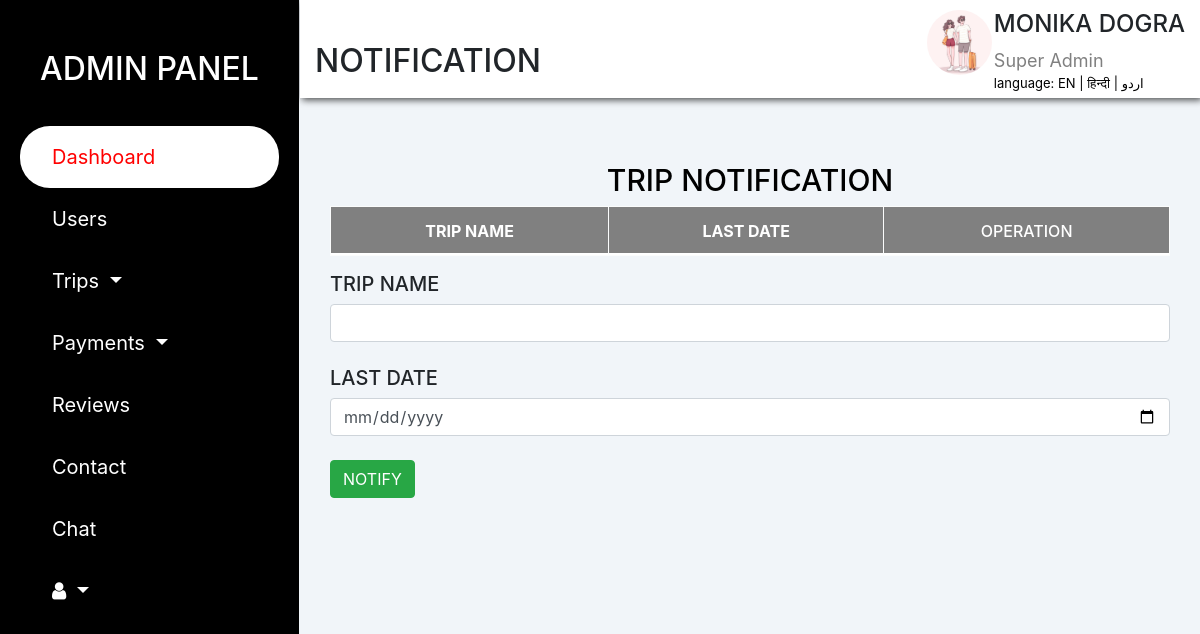
Page /weekend/explore/notification.php (signed in) on the committed database.
### tables this page shows
CREATE TABLE `user_tbl` (
  `u_id` smallint(8) UNSIGNED NOT NULL,
  `f_name` varchar(20) DEFAULT NULL,
  `l_name` varchar(20) DEFAULT NULL,
  `email` varchar(40) NOT NULL,
  `pswd` varchar(40) DEFAULT NULL,
  `status` tinyint(1) NOT NULL DEFAULT 0,
  `gender` char(6) NOT NULL DEFAULT 'Gender',
  `phone_no` char(10) NOT NULL,
  `alt_phone_no` char(10) NOT NULL,
  `zipcode` char(6) NOT NULL,
  `city` varchar(80) NOT NULL,
  `state` varchar(30) NOT NULL,
  `profile_pic` varchar(50) NOT NULL DEFAULT 'default.svg',
  `online` tinyint(1) NOT NULL DEFAULT 0,
  `reg_date` date NOT NULL DEFAULT current_timestamp()
);

### weekend/explore/new.php (called while the page is built, shortened)
<?php
 if (isset($_GET['lang'])) {
     $set_lang=$_GET['lang'];
  }else{
    $set_lang='en';
  }
  $lang=array();
if ($set_lang=='en') {
   $lang['lang']='Language';
  $lang['admin']='ADMIN PANEL';
  $lang['dash']='DASHBOARD';
  $lang['user']='USERS';
  $lang['trip']='Trips';
  $lang['pays']='Payments';
  $lang['s_dash']='Dashboard';
  $lang['rev']='Reviews';
  $lang['cont']='Contact';
  $lang['cht']='Chat';
  $lang['s_dash']='Dashboard';
  $lang['tang']='Users';
  $lang['trips']='Trips';
  $lang['confirm']='Confirmed trips';
  $lang['name']='MONIKA DOGRA';
  $lang['super']='Super Admin';
  $lang['traf']='Traffic';
  $lang['recent']='NEW TRIPS';
  $lang['t_title']='Trips Title';
  $lang['dat']='Date';
  $lang['status']='Status';
  $lang['see']='See All';
  $lang['new']='NEW USERS';
  $lang['mem']='Members';
  $lang['nam']='Name';
  $lang['acc_v']='Date';
  $lang['det']='Details';
  $lang['int']='Interest';
  $lang ['users_d']='USERS DETAILS';
  $lang ['email']='Email';
  $lang ['gen']='Gender';
  $lang ['phone']='Phone no.';
  $lang ['alt']='Alt P_no.';
  $lang ['add']='Address';
  $lang ['zip']='Zipcode';
  $lang ['verf']='Verification';
  $lang ['del']='delete';
  $lang['trans']='TRANSACTIONS';
   $lang ['trans_d']='TRANSACTION DETAILS';
   $lang['trip_n']='Trip name';
   $lang['fee']='Fee';
   $lang['p_memb']='Paid member';
   $lang['opera']='Operation';
   $lang['see_m']='see more';
   $lang['trip_d']='TRIPS DETAILS';
   $lang ['sch']='SCHEDULE';
   $lang ['vid']='VIDEO';
   $lang ['detl']='DETAILS';
   $lang ['vaish']='VAISHNO DEVI';
   $lang ['pick']='Pickup Address';
   $lang ['arr_t']='Arrival Time';
   $lang ['fr']='From';
   $lang ['to']='To';
   $lang ['dest']='Destination';
   $lang ['fe_per']='Fee/Person';
   $lang ['stay']='Stay';
   $lang ['pos']='Post on';
   $lang ['note']='Note';
   $lang ['up']='UPDATE';
}

### weekend/explore/php/code.php (called while the page is built, shortened)
<?php
abstract class clsConnection
{
    public function __construct()
    {
        $dbHost="localhost";
        $dbName="explore";
        $dbUser="root";
        $dbPassword="";
        try
        {
            $this->dbConn= new PDO("mysql:host=$dbHost;dbname=$dbName",$dbUser,$dbPassword);
        }
        catch(PDOException $e)
        {
            Echo "Connection failed" . $e->getMessage();
        }
    }
}
class clsUser extends clsConnection implements I_User
{
    public function GetUserDetail($u_id){
        try{
             $sql="SELECT * FROM user_tbl where u_id=:u_id";
             $stmt=$this->dbConn->prepare($sql);
             $stmt->bindParam(':u_id',$u_id);
             $stmt->execute();
             $result=$stmt->fetchAll();
           return $result;
        }
        catch (PDOException $e){
            echo "User Details Error:".$e->getMessage();
        }
    }
}
?>

### weekend/explore/notification.php (the view, shortened to what this page needs)
<?php session_start();
     require_once('php/code.php');
     include'new.php';
     $u_id=$_SESSION['u_id'];
     $U_Obj=new clsUser();
     $fun=$U_Obj->GetUserDetail($u_id);
     $profile_pic="";
     foreach ($fun as $arr) {
        $a_name=$arr['f_name']." ".$arr['l_name'];
        $profile_pic=$arr['profile_pic'];
     }
 ?>
<!DOCTYPE html>
<html>
<head>
<?php include 'links/links.php'; ?>
    <link rel="stylesheet" href="css/trip_tbl.css">
</head>
<body>
     <div class="container-fluid">
      <div class="row">
             <?php include 'title_bar.php'; ?>
           <div class="col-md-9 col-sm-12">
               <div class="row dash_content">
                  <div class="col-12 header">
                    <div>
                   <h3> <i class="fa fa-bars" id="fa-bars" onclick="show();"></i></h3><h2><?php echo $lang['notify'];?></h2></div>
                    <div class="profile">
                      <div class="img">
                        <img src="../login/photo/<?php echo $profile_pic; ?>">
                      </div>
                      <h4><?php echo $a_name;?></h4>
                      <span><?php echo $lang['super'];?></span>
                          <div class="multi_lang" >
                           <?php echo $lang['lang']; ?>: <a href="notification.php?lang=en">EN | </a><a href="notification.php?lang=hi">हिन्दी</a><a href="notification.php?lang=ur"> | اردو</a>
                        </div>
                    </div>
                  </div>
          <div class="col-lg-12">
              <div class="form-div">
                  <div class="container">
                             <div class="main-div ">
                           <h1><?php echo $lang['trip_notify'];?></h1>
                            <div class="table-responsive">
                              <table class="table table-light table-hover table-striped" >
                                  <tr class="sticky">
                                      <th><b><?php echo $lang['trip_nm'];?></b></th>
                                      <th><b><?php echo $lang['last_da'];?></b></th>
                                      <th colspan="2"><?php echo $lang['opera'];?></th>
                                  </tr>
                           </table>
                    </div>
               </div>
                      <form method="POST">
                    	<h5><?php echo $lang['trip_nm'];?></h5>
               	       <input type="text" name="trip_name" class="form-control"><br>
               	       <h5><?php echo $lang['last_da'];?></h5>
               	       <input type="date" name="post_date" class="form-control">
               	       <br>
               	       <button class="btn btn-success" name="notify"><?php echo $lang['noti'];?></button><br><br>
                    </form>
                   </div>
            </div>
               </div>
               </div>
           </div>
        </div>
     </div>
</body>
</html>

### weekend/explore/css/trip_tbl.css (style rules this page uses)
body { background: #f1f5f9; }
.header { background:#fff; display: flex; justify-content: space-between; box-shadow: 2px 2px 7px rgba(0,0,0,0.7); }
.dash_content { padding-bottom: 0px; }
.profile .img { position: absolute; right: 13rem; top: 10px; width: 65px; }
.profile img { width: 100%; border-radius: 35px; }
.profile h4 { padding-top: 10px; text-transform: uppercase; }
.profile span { color: grey; font-size: 18px; }
.multi_lang { color: black; font-size: 13px; padding-bottom: 5px; }
.multi_lang a { color: black; }
.form-div { width: 100%; padding: 4rem 0rem; height:85vh; }
.main-div { padding:0; width: 100%; display: flex; flex-direction: column; justify-content: center; align-items: center; }
.main-div h1 { font-size: 30px; color:#000; text-align: center; text-transform: capitalize; }
table { background-color: #fff; margin: auto; }
th,td { border: 1px solid black; padding: 8px 30px; text-align: center; color: black; }
th { text-transform: uppercase; font-weight: 500; text-align: center; }
tr.sticky th { position: sticky; top: -3px; background: grey; color: white; }
tr.sticky th::after { content: " "; width: 100%; height: 2px; position: absolute; bottom: 0; left: 0; background: white; }

### rows in the picture
user_tbl: profile_pic (picture), a_name "MONIKA DOGRA"

### other values in the picture
$lang['admin'] "ADMIN PANEL"
$lang['s_dash'] "Dashboard"
$lang['tang'] "Users"
$lang['trip'] "Trips"
$lang['pays'] "Payments"
$lang['rev'] "Reviews"
$lang['cont'] "Contact"
$lang['cht'] "Chat"
$lang['notify'] "NOTIFICATION"
$lang['super'] "Super Admin"
$lang['lang'] "language"
$lang['trip_notify'] "TRIP NOTIFICATION"
$lang['trip_nm'] "TRIP NAME"
$lang['last_da'] "LAST DATE"
$lang['opera'] "OPERATION"
